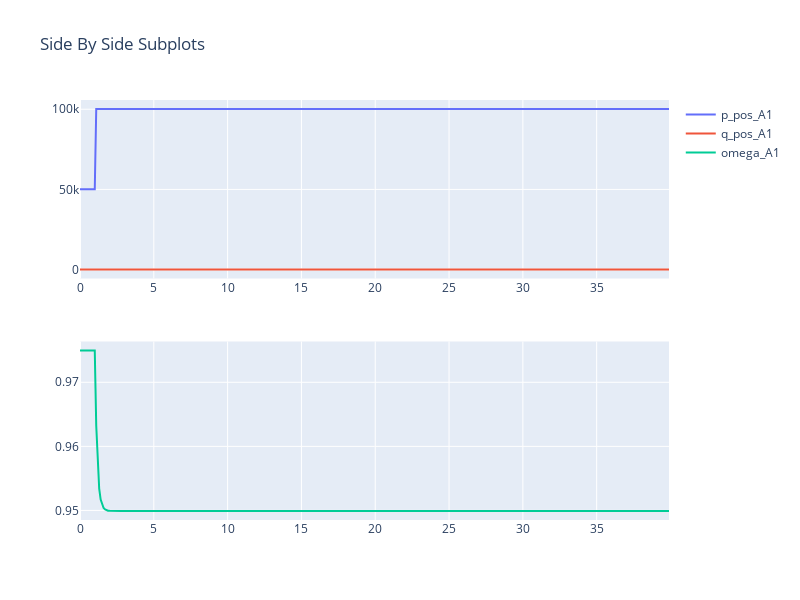

The code cell stored with this chart in its notebook:
### Code cell
fig = make_subplots(rows=2, cols=1)

fig.add_trace(go.Scatter(x=model.Time, y=model.get_values('p_pos_A1'), mode='lines', name='p_pos_A1 '), row=1, col=1)
fig.add_trace(go.Scatter(x=model.Time, y=model.get_values('q_pos_A1'), mode='lines', name='q_pos_A1 '), row=1, col=1)

fig.add_trace(go.Scatter(x=model.Time, y=model.get_values('omega_A1'), mode='lines', name='omega_A1 '), row=2, col=1)

fig.update_layout(height=600, width=800, title_text="Side By Side Subplots")
fig.show()

### Figure 1 — Plotly figure (JSON) as saved in the notebook; plotly's stock layout.template omitted (floating-point values rounded to 4 significant figures; data arrays with more than 128 entries replaced by an {"elided": "..."} marker saying what was removed)
{"data": [{"mode": "lines", "name": "p_pos_A1 ", "type": "scatter", "x": {"elided": "401 float values"}, "xaxis": "x", "y": {"elided": "401 float values"}, "yaxis": "y"}, {"mode": "lines", "name": "q_pos_A1 ", "type": "scatter", "x": {"elided": "401 float values"}, "xaxis": "x", "y": {"elided": "401 float values"}, "yaxis": "y"}, {"mode": "lines", "name": "omega_A1 ", "type": "scatter", "x": {"elided": "401 float values"}, "xaxis": "x2", "y": {"elided": "401 float values"}, "yaxis": "y2"}], "layout": {"height": 600, "title": {"text": "Side By Side Subplots"}, "width": 800, "xaxis": {"anchor": "y", "domain": [0, 1]}, "xaxis2": {"anchor": "y2", "domain": [0, 1]}, "yaxis": {"anchor": "x", "domain": [0.575, 1]}, "yaxis2": {"anchor": "x2", "domain": [0, 0.425]}}}
